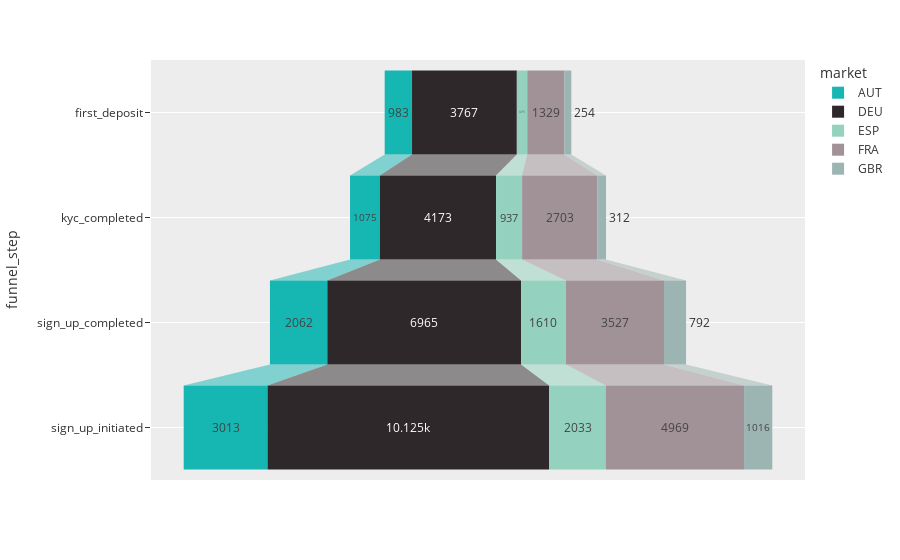

The notebook cell this image was saved under:
### Code cell
stages = ["sign_up_initiateds", "sign_up_completed", "kyc_completed", "first_deposit"]
fig = px.funnel(market, x='user_id', y='funnel_step', color='market', color_discrete_map={"AUT": "#16B6B3", 
                                    "DEU": "#2E282A", "ESP": "#94D1BE", "FRA": "#A09297",  "GBR": "#9DB5B2"},)
fig.update_layout(template='ggplot2')
fig.show()

### Figure 1 — Plotly figure (JSON) as saved in the notebook; plotly's stock layout.template omitted (floating-point values rounded to 4 significant figures)
{"data": [{"hovertemplate": "market=AUT<br>user_id=%{x}<br>funnel_step=%{y}<extra></extra>", "legendgroup": "AUT", "marker": {"color": "#16B6B3"}, "name": "AUT", "orientation": "h", "showlegend": true, "type": "funnel", "x": [983, 1075, 2062, 3013], "xaxis": "x", "y": ["first_deposit", "kyc_completed", "sign_up_completed", "sign_up_initiated"], "yaxis": "y"}, {"hovertemplate": "market=DEU<br>user_id=%{x}<br>funnel_step=%{y}<extra></extra>", "legendgroup": "DEU", "marker": {"color": "#2E282A"}, "name": "DEU", "orientation": "h", "showlegend": true, "type": "funnel", "x": [3767, 4173, 6965, 10125], "xaxis": "x", "y": ["first_deposit", "kyc_completed", "sign_up_completed", "sign_up_initiated"], "yaxis": "y"}, {"hovertemplate": "market=ESP<br>user_id=%{x}<br>funnel_step=%{y}<extra></extra>", "legendgroup": "ESP", "marker": {"color": "#94D1BE"}, "name": "ESP", "orientation": "h", "showlegend": true, "type": "funnel", "x": [375, 937, 1610, 2033], "xaxis": "x", "y": ["first_deposit", "kyc_completed", "sign_up_completed", "sign_up_initiated"], "yaxis": "y"}, {"hovertemplate": "market=FRA<br>user_id=%{x}<br>funnel_step=%{y}<extra></extra>", "legendgroup": "FRA", "marker": {"color": "#A09297"}, "name": "FRA", "orientation": "h", "showlegend": true, "type": "funnel", "x": [1329, 2703, 3527, 4969], "xaxis": "x", "y": ["first_deposit", "kyc_completed", "sign_up_completed", "sign_up_initiated"], "yaxis": "y"}, {"hovertemplate": "market=GBR<br>user_id=%{x}<br>funnel_step=%{y}<extra></extra>", "legendgroup": "GBR", "marker": {"color": "#9DB5B2"}, "name": "GBR", "orientation": "h", "showlegend": true, "type": "funnel", "x": [254, 312, 792, 1016], "xaxis": "x", "y": ["first_deposit", "kyc_completed", "sign_up_completed", "sign_up_initiated"], "yaxis": "y"}], "layout": {"legend": {"title": {"text": "market"}, "tracegroupgap": 0}, "margin": {"t": 60}, "xaxis": {"anchor": "y", "domain": [0, 1], "title": {"text": "user_id"}}, "yaxis": {"anchor": "x", "domain": [0, 1], "title": {"text": "funnel_step"}}}}
